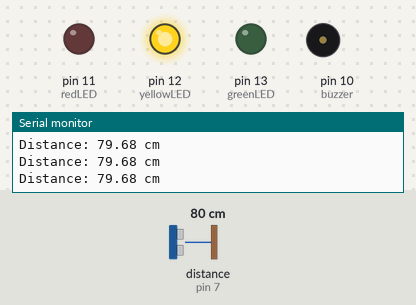
Bench run of a sketch on a simulated Arduino Uno, built with avr-gcc and run on an emulated ATmega328P. Shown: output pins drawn as LEDs (lit = HIGH), buzzer (waves = sounding, pin HIGH), the last lines printed to the serial monitor. Wiring (inferred from the names in the program): ultrasonic range finder: trigger pin 9; echo pin 7. The inputs (shaded band) are chosen by the test bench; at power-on: distance to the obstacle (sensor on pin 7) 80 cm. The echo pulse lasts 58.3 µs per cm; pins used as bus, display or sensor lines are not drawn.

Above: at 0.97 s.
1.3 s: distance to the obstacle (sensor on pin 7) set to 71 cm
4.3 s: distance to the obstacle (sensor on pin 7) set to 60 cm
At 5.1 s:
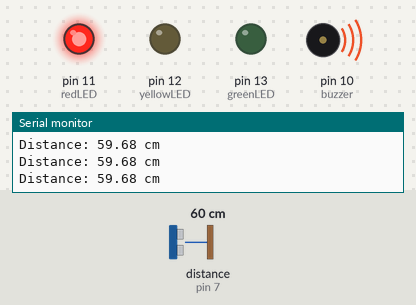
6.1 s: distance to the obstacle (sensor on pin 7) set to 128 cm
At 7.3 s:
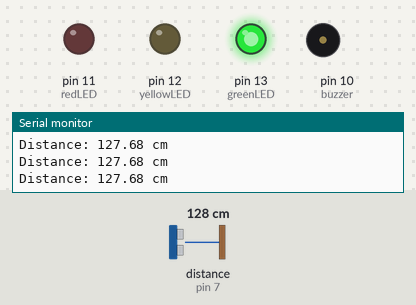
7.6 s: distance to the obstacle (sensor on pin 7) set to 122 cm
At 7.69 s:
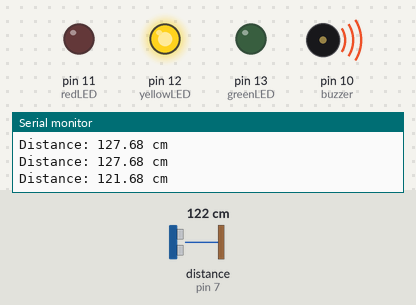
10.6 s: distance to the obstacle (sensor on pin 7) set to 4 cm
At 11.2 s:
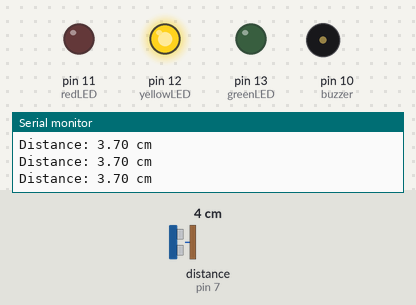
Timing chart, 0 to 13.1 s (numbered marks = the images above; inputs shaded):
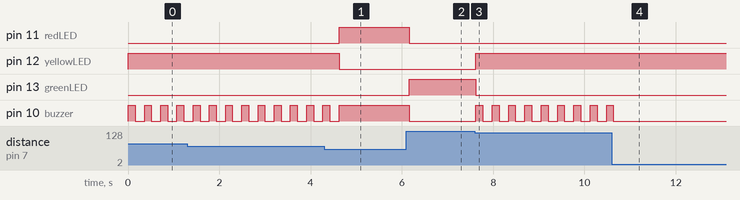

Measured:
- the behaviour switches between 66 and 65 cm on distance to the obstacle (sensor on pin 7) (found by bisection; images 0 and 1)
- the behaviour switches between 126 and 125 cm on distance to the obstacle (sensor on pin 7) (found by bisection; images 2 and 3)
- after the input at 4.3 s, pin 11 (redLED): LOW → HIGH after 0.32 s; pin 12 (yellowLED): HIGH → LOW after 0.32 s; pin 10 (buzzer): goes on until 4.6 s, then stays HIGH
- after the input at 6.1 s, pin 11 (redLED), pin 10 (buzzer): HIGH → LOW after 0.06 s; pin 13 (greenLED): LOW → HIGH after 0.06 s
- after the input at 7.6 s, pin 12 (yellowLED): LOW → HIGH at once; pin 13 (greenLED): HIGH → LOW at once; pin 10 (buzzer): alternates HIGH for 0.15 s and LOW for 0.21 s, starting at once
- after the input at 10.6 s, pin 10 (buzzer): goes on until 10.6 s, then stays LOW
- by itself, pin 10 (buzzer): alternates HIGH for 0.15 s and LOW for 0.21 s

The sketch:

smart_parking_assistant.ino
```cpp
const int trigPin = 9;
const int echoPin = 7;

const int greenLED = 13;
const int yellowLED = 12;
const int redLED = 11;
const int buzzer = 10;

void setup() {
  pinMode(trigPin, OUTPUT);
  pinMode(echoPin, INPUT);

  pinMode(greenLED, OUTPUT);
  pinMode(yellowLED, OUTPUT);
  pinMode(redLED, OUTPUT);
  pinMode(buzzer, OUTPUT);

  Serial.begin(9600);
}

void loop() {

  // Send pulse
  digitalWrite(trigPin, LOW);
  delayMicroseconds(2);

  digitalWrite(trigPin, HIGH);
  delayMicroseconds(10);

  digitalWrite(trigPin, LOW);

  // Read echo
  long duration = pulseIn(echoPin, HIGH);

  // Calculate distance
  float distance = duration * 0.0343 / 2;

  Serial.print("Distance: ");
  Serial.print(distance);
  Serial.println(" cm");

  // Green Zone
  if (distance > 125) {
    digitalWrite(greenLED, HIGH);
    digitalWrite(yellowLED, LOW);
    digitalWrite(redLED, LOW);
    digitalWrite(buzzer, LOW);
  }

  // Yellow Zone
  else if (distance > 65) {
    digitalWrite(greenLED, LOW);
    digitalWrite(yellowLED, HIGH);
    digitalWrite(redLED, LOW);

    digitalWrite(buzzer, HIGH);
    delay(150);
    digitalWrite(buzzer, LOW);
    delay(150);
  }

  // Red Zone
  else if (distance > 30 ) {
    digitalWrite(greenLED, LOW);
    digitalWrite(yellowLED, LOW);
    digitalWrite(redLED, HIGH);

    digitalWrite(buzzer, HIGH);
  }

  delay(50);
}
```
